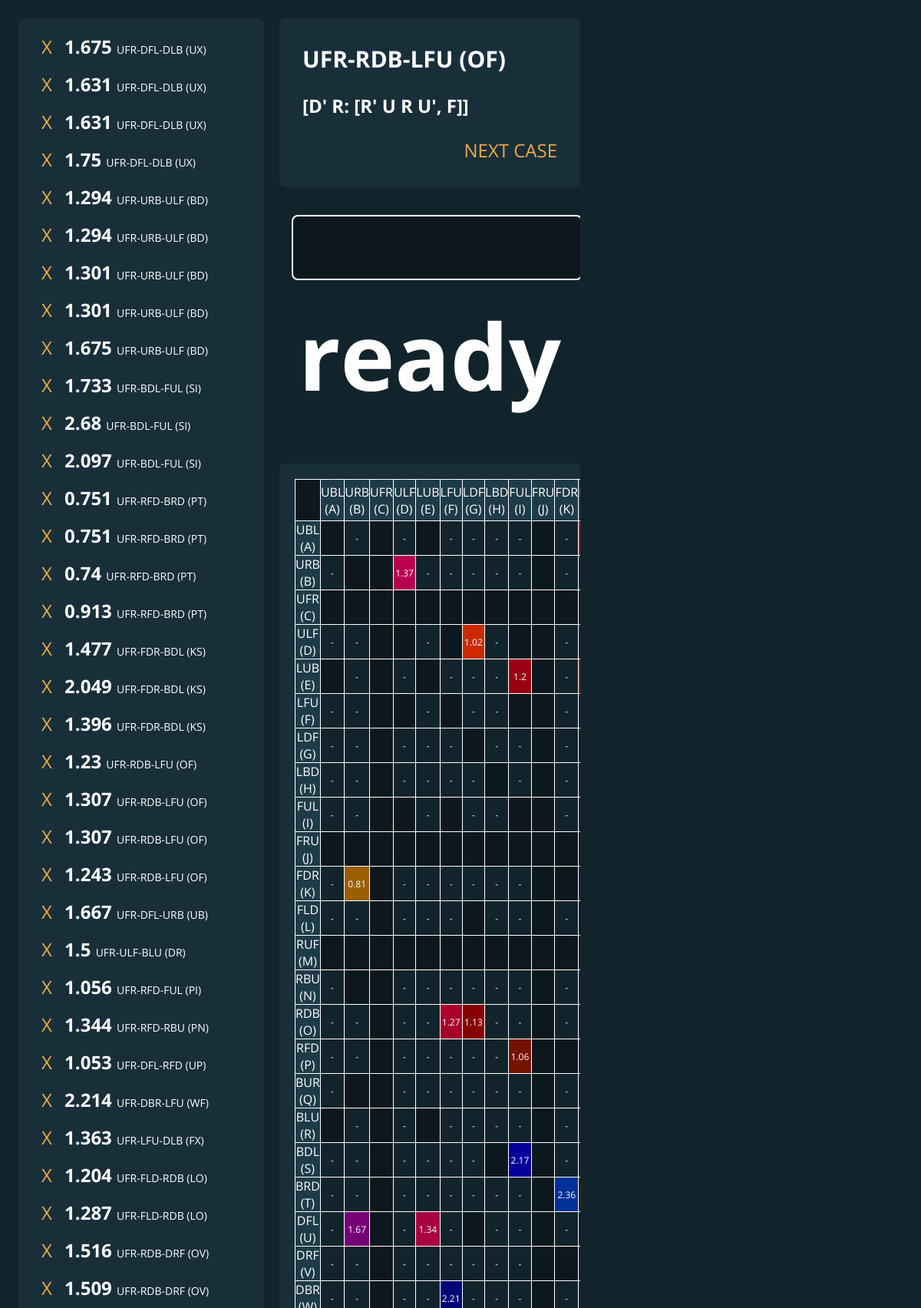
Screenshot of /corners/108 (upper part) with the database file from the repository.
### tables this page shows
CREATE TABLE Times (
    id    INTEGER NOT NULL PRIMARY KEY AUTOINCREMENT UNIQUE,
    time  NUMERIC NOT NULL,
    date  INTEGER,
    case_id   INTEGER NOT NULL
);

CREATE TABLE Cases (
    id  INTEGER NOT NULL PRIMARY KEY AUTOINCREMENT UNIQUE,
    type    INTEGER NOT NULL,
    buffer  INTEGER NOT NULL,
    target1 INTEGER NOT NULL,
    target2 INTEGER NOT NULL,
    alg TEXT NOT NULL
);

### app.py (the view)
@app.route("/corners/<case_id>")
def corners_id(case_id):
    case = db.case_for_id(case_id)
    case_name = f"UFR-{case[1]}-{case[2]} ({case[3]}{case[4]})"
    return render_template("main.html",
                           case=[case[0], case_name, case[5]], history=db.history(), grid=db.time_grid())

### database.py (called while the page is built)
def query(f):
    def full(args=None):
        db = sqlite3.connect("comms.db")
        if args:
            result = f(db.cursor(), args)
        else:
            result = f(db.cursor())
        db.commit()
        db.close()
        return result
    return full

@query
def case_for_id(c, case_id):
    c.execute(f"{join_cases} WHERE Cases.id = ?", (case_id,))
    return c.fetchone()

@query
def history(c):
    class Time:
        def __init__(self, data):
            self.id = data[0]
            self.time, self.date = data[1:3]
            self.case = f"UFR-{data[3]}-{data[4]} ({data[5]}{data[6]})"
    c.execute(join_times)
    return [Time(x) for x in c.fetchall()]

### templates/main.html (shortened to what this page needs)
<!DOCTYPE html>
<html lang="en">
<head>
    <link rel="stylesheet" href="{{ url_for('static', filename='main.css') }}">
</head>
<body class="elev1">
    <div id="main" class="elev1">
        <div id="history-container" class="elev2">
            <div id="history">
                {% for item in history %}
                <div class="history">
                    <a href="/delete/{{ item.id }}">X</a>
                    <h3 class="history">{{ item.time }}</h3>
                    <p class="history">{{ item.case }}</p>
                </div>
                {% endfor %}
            </div>
        </div>
        <div id="case" class="elev2">
            <h2 id="case-name">{{ case[1] }}</h2>
            <h3 id="case-alg">{{ case[2] }}</h3>
            <a href="/corners" id="next">NEXT CASE</a>
        </div>
        <div id="time-input" class="elev1">
            <form id="time-form" action="/submit" method="POST">
                <input type="text" id="time-entry" name="time" class="elev0" value="">
            </form>
            <h1 id="time-display">loading</h1>
        </div>
        <div id="table" class="elev2">
            <table>
                {% for row in grid %}
                <tr>
                    {% for time in row %}
                    <td {{ time[1] }}>{{ time[0] }}</td>
                    {% endfor %}
                </tr>
                {% endfor %}
            </table>
        </div>
    </div>
</body>
</html>

### static/main.css (style rules this page uses)
* { color: #FFFFFF; overflow: auto; box-sizing: border-box; margin: 0; padding: 0; text-decoration: none; font-size: 24px; }
.elev0 { background-color: #0C181D; }
.elev1 { background-color: #12242B; }
.elev2 { background-color: #182f3A; border-radius: 8px; }
h1 { text-align: center; font-size: 120px; }
h2 { font-size: 30px; padding: 10px; }
h3 { padding: 10px; }
p { font-size: 14px; }
a { color: var(--accent1); align-self: flex-end; padding: 10px; }
body { --accent1: #EA4; margin: 0; }
#main { display: grid; grid-template-columns: 320px auto 400px; grid-template-rows: 220px 320px auto; gap: 20px; position: fixed; width: 100%; height: 100%; margin: 0px; padding: 24px; }
#history-container { grid-area: 1 / 1 / span 3 / span 1; padding: 16px; }
#case { grid-area: 1 / 2 / span 1 / span 1; display: flex; flex-direction: column; justify-content: space-around; padding: 20px; }
#time-input { grid-area: 2 / 2 / span 1 / span 1; }
div#table { grid-area: 3 / 2 / span 1 / span 1; }
form { display: flex; }
input { flex-grow: 1; margin: 16px; border: 2px solid #FFFFFF; border-radius: 8px; padding: 20px; font-size: 30px; }
#history { display: inline-block; height: max-content; }
.history { display: inline; padding: 0; }
div.history { display: inline-block; height: 42px; padding: 4px; }
table { margin: 20px; border-collapse: collapse; }
td { border: 1px solid white; font-size: 12px; text-align: center; }
td.empty { background-color: #0C181D; }
td.notime { background-color: #12242B; }
td.top { background-color: #1e3B48; width: 40px; height: 54px; font-size: 16px; }
td.left { background-color: #1e3B48; width: 72px; height: 32px; font-size: 16px; }

### templates/main.html (style rules this page uses)
* { font-family: 'Open Sans', sans-serif; }

### rows the page displays
Times: time "1.675", case "UFR-DFL-DLB (UX)"
Times: time "1.631", case "UFR-DFL-DLB (UX)"
Times: time "1.631", case "UFR-DFL-DLB (UX)"
Times: time "1.75", case "UFR-DFL-DLB (UX)"
Times: time "1.294", case "UFR-URB-ULF (BD)"
Times: time "1.294", case "UFR-URB-ULF (BD)"
Times: time "1.301", case "UFR-URB-ULF (BD)"
Times: time "1.301", case "UFR-URB-ULF (BD)"
Times: time "1.675", case "UFR-URB-ULF (BD)"
Times: time "1.733", case "UFR-BDL-FUL (SI)"
Times: time "2.68", case "UFR-BDL-FUL (SI)"
Times: time "2.097", case "UFR-BDL-FUL (SI)"
Times: time "0.751", case "UFR-RFD-BRD (PT)"
Times: time "0.751", case "UFR-RFD-BRD (PT)"
Times: time "0.74", case "UFR-RFD-BRD (PT)"
Times: time "0.913", case "UFR-RFD-BRD (PT)"
Times: time "1.477", case "UFR-FDR-BDL (KS)"
Times: time "2.049", case "UFR-FDR-BDL (KS)"
Times: time "1.396", case "UFR-FDR-BDL (KS)"
Times: time "1.23", case "UFR-RDB-LFU (OF)"
Times: time "1.307", case "UFR-RDB-LFU (OF)"
Times: time "1.307", case "UFR-RDB-LFU (OF)"
Times: time "1.243", case "UFR-RDB-LFU (OF)"
Times: time "1.667", case "UFR-DFL-URB (UB)"
Times: time "1.5", case "UFR-ULF-BLU (DR)"
Times: time "1.056", case "UFR-RFD-FUL (PI)"
Times: time "1.344", case "UFR-RFD-RBU (PN)"
Times: time "1.053", case "UFR-DFL-RFD (UP)"
Times: time "2.214", case "UFR-DBR-LFU (WF)"
Times: time "1.363", case "UFR-LFU-DLB (FX)"
Times: time "1.204", case "UFR-FLD-RDB (LO)"
Times: time "1.287", case "UFR-FLD-RDB (LO)"
Times: time "1.516", case "UFR-RDB-DRF (OV)"
Times: time "1.509", case "UFR-RDB-DRF (OV)"
Cases: alg "[D' R: [R' U R U', F]]"

### other values shown
{{ case[1] }} "UFR-RDB-LFU (OF)"
{{ time[0] }} "UBL (A)" "URB (B)" "UFR (C)" "ULF (D)" "LUB (E)" "LFU (F)" "LDF (G)" "LBD (H)" "FUL (I)" "FRU (J)" "FDR (K)" "UBL (A)" "-" "-" "-" "-" "-" "-" "-" "URB (B)" "-" "1.37" "-" "-" "-" "-" "-" "-" "UFR (C)" "ULF (D)" "-" "-" "-" "1.02" "-" "-" "LUB (E)" "-" "-" "-" "-" "-" "1.2" "-" "LFU (F)" "-" "-" "-" "-" "-" "-" "LDF (G)" "-" "-" "-" "-" "-" "-" "-" "-" "LBD (H)" "-" "-" "-" "-" "-" "-" "-" "-" "FUL (I)" "-" "-" "-" "-" "-" "-" "FRU (J)" "FDR (K)" "-" "0.81" "-" "-" "-" "-" "-" "-" "FLD (L)" "-" "-" "-" "-" "-" "-" "-" "-" "RUF (M)" "RBU (N)" "-" "-" "-" "-" "-" "-" "-" "-" "RDB (O)" "-" "-" "-" "-" "1.27" "1.13" "-" "-" "-" "RFD (P)" "-" "-" "-" "-" "-" "-" "-" "1.06" "BUR (Q)" "-" "-" "-" "-" "-" "-" "-" "-" "BLU (R)" "-" "-" "-" "-" "-" "-" "-" "BDL (S)" "-" "-" "-" "-" "-" "-" "2.17" "-" "BRD (T)" "-" "-" "-" "-" "-" "-" "-" "-" "2.36" "DFL (U)" "-" "1.67" "-" "1.34" "-" "-" "-" "-" "DRF (V)" "-" "-" "-" "-" "-" "-" "-" "-" "-" "-" "-" "-" "2.21" "-" "-" "-" "-"
